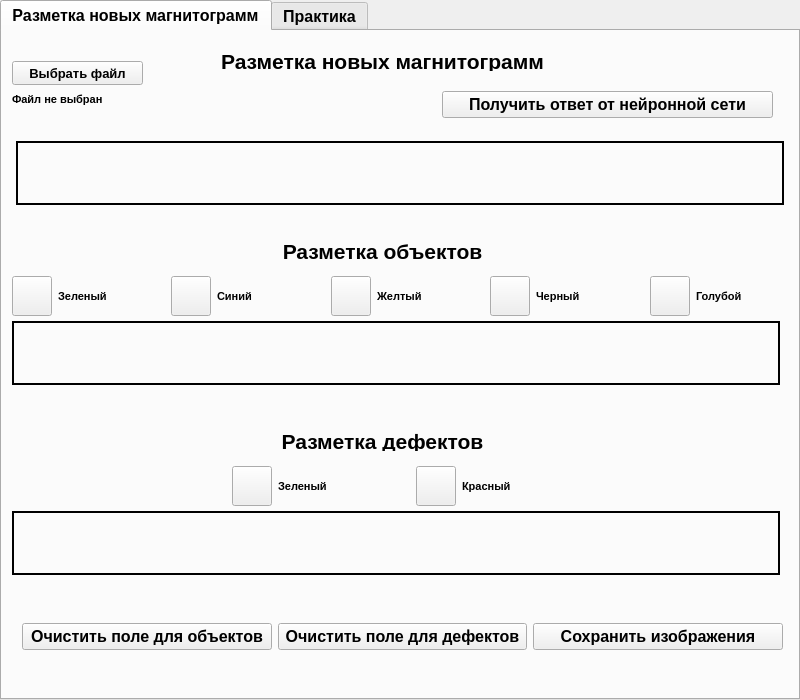
<?xml version="1.0" encoding="UTF-8"?>
<ui version="4.0">
 <class>MainWindow</class>
 <widget class="QMainWindow" name="MainWindow">
  <property name="geometry">
   <rect>
    <x>0</x>
    <y>0</y>
    <width>800</width>
    <height>700</height>
   </rect>
  </property>
  <property name="minimumSize">
   <size>
    <width>800</width>
    <height>700</height>
   </size>
  </property>
  <property name="maximumSize">
   <size>
    <width>800</width>
    <height>700</height>
   </size>
  </property>
  <property name="windowTitle">
   <string>MainWindow</string>
  </property>
  <widget class="QWidget" name="centralwidget">
   <widget class="QTabWidget" name="tabWidget">
    <property name="enabled">
     <bool>true</bool>
    </property>
    <property name="geometry">
     <rect>
      <x>0</x>
      <y>0</y>
      <width>800</width>
      <height>700</height>
     </rect>
    </property>
    <property name="minimumSize">
     <size>
      <width>800</width>
      <height>700</height>
     </size>
    </property>
    <property name="maximumSize">
     <size>
      <width>800</width>
      <height>700</height>
     </size>
    </property>
    <property name="font">
     <font>
      <family>Arial</family>
      <pointsize>12</pointsize>
      <weight>75</weight>
      <bold>true</bold>
     </font>
    </property>
    <property name="currentIndex">
     <number>0</number>
    </property>
    <widget class="QWidget" name="tab">
     <attribute name="title">
      <string>Разметка новых магнитограмм</string>
     </attribute>
     <widget class="QLabel" name="label">
      <property name="geometry">
       <rect>
        <x>160</x>
        <y>20</y>
        <width>441</width>
        <height>20</height>
       </rect>
      </property>
      <property name="font">
       <font>
        <pointsize>16</pointsize>
       </font>
      </property>
      <property name="text">
       <string>Разметка новых магнитограмм</string>
      </property>
      <property name="alignment">
       <set>Qt::AlignCenter</set>
      </property>
     </widget>
     <widget class="QPushButton" name="pushButton_30">
      <property name="geometry">
       <rect>
        <x>10</x>
        <y>30</y>
        <width>131</width>
        <height>24</height>
       </rect>
      </property>
      <property name="font">
       <font>
        <family>Arial</family>
        <pointsize>10</pointsize>
        <weight>75</weight>
        <bold>true</bold>
       </font>
      </property>
      <property name="text">
       <string>Выбрать файл</string>
      </property>
     </widget>
     <widget class="QLabel" name="label_82">
      <property name="geometry">
       <rect>
        <x>10</x>
        <y>60</y>
        <width>211</width>
        <height>16</height>
       </rect>
      </property>
      <property name="font">
       <font>
        <family>Arial</family>
        <pointsize>8</pointsize>
        <weight>75</weight>
        <bold>true</bold>
       </font>
      </property>
      <property name="text">
       <string>Файл не выбран</string>
      </property>
     </widget>
     <widget class="QLabel" name="canvas">
      <property name="geometry">
       <rect>
        <x>14</x>
        <y>110</y>
        <width>768</width>
        <height>64</height>
       </rect>
      </property>
      <property name="sizePolicy">
       <sizepolicy hsizetype="MinimumExpanding" vsizetype="MinimumExpanding">
        <horstretch>0</horstretch>
        <verstretch>0</verstretch>
       </sizepolicy>
      </property>
      <property name="frameShape">
       <enum>QFrame::Box</enum>
      </property>
      <property name="lineWidth">
       <number>2</number>
      </property>
      <property name="text">
       <string/>
      </property>
     </widget>
     <widget class="QWidget" name="horizontalLayoutWidget">
      <property name="geometry">
       <rect>
        <x>10</x>
        <y>240</y>
        <width>791</width>
        <height>51</height>
       </rect>
      </property>
      <layout class="QHBoxLayout" name="horizontalLayout">
       <item>
        <widget class="QPushButton" name="colorButton_3">
         <property name="sizePolicy">
          <sizepolicy hsizetype="Fixed" vsizetype="Fixed">
           <horstretch>0</horstretch>
           <verstretch>0</verstretch>
          </sizepolicy>
         </property>
         <property name="minimumSize">
          <size>
           <width>20</width>
           <height>20</height>
          </size>
         </property>
         <property name="maximumSize">
          <size>
           <width>40</width>
           <height>40</height>
          </size>
         </property>
         <property name="styleSheet">
          <string notr="true"/>
         </property>
         <property name="text">
          <string/>
         </property>
        </widget>
       </item>
       <item>
        <widget class="QLabel" name="label_85">
         <property name="font">
          <font>
           <family>Arial</family>
           <pointsize>8</pointsize>
           <weight>75</weight>
           <bold>true</bold>
          </font>
         </property>
         <property name="text">
          <string>Зеленый</string>
         </property>
        </widget>
       </item>
       <item>
        <widget class="QPushButton" name="colorButton_2">
         <property name="sizePolicy">
          <sizepolicy hsizetype="Fixed" vsizetype="Fixed">
           <horstretch>0</horstretch>
           <verstretch>0</verstretch>
          </sizepolicy>
         </property>
         <property name="minimumSize">
          <size>
           <width>20</width>
           <height>20</height>
          </size>
         </property>
         <property name="maximumSize">
          <size>
           <width>40</width>
           <height>40</height>
          </size>
         </property>
         <property name="styleSheet">
          <string notr="true"/>
         </property>
         <property name="text">
          <string/>
         </property>
        </widget>
       </item>
       <item>
        <widget class="QLabel" name="label_84">
         <property name="font">
          <font>
           <family>Arial</family>
           <pointsize>8</pointsize>
           <weight>75</weight>
           <bold>true</bold>
          </font>
         </property>
         <property name="text">
          <string>Синий</string>
         </property>
        </widget>
       </item>
       <item>
        <widget class="QPushButton" name="colorButton_1">
         <property name="sizePolicy">
          <sizepolicy hsizetype="Fixed" vsizetype="Fixed">
           <horstretch>0</horstretch>
           <verstretch>0</verstretch>
          </sizepolicy>
         </property>
         <property name="minimumSize">
          <size>
           <width>20</width>
           <height>20</height>
          </size>
         </property>
         <property name="maximumSize">
          <size>
           <width>40</width>
           <height>40</height>
          </size>
         </property>
         <property name="styleSheet">
          <string notr="true"/>
         </property>
         <property name="text">
          <string/>
         </property>
        </widget>
       </item>
       <item>
        <widget class="QLabel" name="label_83">
         <property name="font">
          <font>
           <family>Arial</family>
           <pointsize>8</pointsize>
           <weight>75</weight>
           <bold>true</bold>
          </font>
         </property>
         <property name="text">
          <string>Желтый</string>
         </property>
        </widget>
       </item>
       <item>
        <widget class="QPushButton" name="colorButton_4">
         <property name="sizePolicy">
          <sizepolicy hsizetype="Fixed" vsizetype="Fixed">
           <horstretch>0</horstretch>
           <verstretch>0</verstretch>
          </sizepolicy>
         </property>
         <property name="minimumSize">
          <size>
           <width>20</width>
           <height>20</height>
          </size>
         </property>
         <property name="maximumSize">
          <size>
           <width>40</width>
           <height>40</height>
          </size>
         </property>
         <property name="styleSheet">
          <string notr="true"/>
         </property>
         <property name="text">
          <string/>
         </property>
        </widget>
       </item>
       <item>
        <widget class="QLabel" name="label_86">
         <property name="font">
          <font>
           <family>Arial</family>
           <pointsize>8</pointsize>
           <weight>75</weight>
           <bold>true</bold>
          </font>
         </property>
         <property name="text">
          <string>Черный</string>
         </property>
        </widget>
       </item>
       <item>
        <widget class="QPushButton" name="colorButton_5">
         <property name="sizePolicy">
          <sizepolicy hsizetype="Fixed" vsizetype="Fixed">
           <horstretch>0</horstretch>
           <verstretch>0</verstretch>
          </sizepolicy>
         </property>
         <property name="minimumSize">
          <size>
           <width>20</width>
           <height>20</height>
          </size>
         </property>
         <property name="maximumSize">
          <size>
           <width>40</width>
           <height>40</height>
          </size>
         </property>
         <property name="styleSheet">
          <string notr="true"/>
         </property>
         <property name="text">
          <string/>
         </property>
        </widget>
       </item>
       <item>
        <widget class="QLabel" name="label_87">
         <property name="font">
          <font>
           <family>Arial</family>
           <pointsize>8</pointsize>
           <weight>75</weight>
           <bold>true</bold>
          </font>
         </property>
         <property name="text">
          <string>Голубой</string>
         </property>
        </widget>
       </item>
      </layout>
     </widget>
     <widget class="QLabel" name="canvas_2">
      <property name="geometry">
       <rect>
        <x>10</x>
        <y>290</y>
        <width>768</width>
        <height>64</height>
       </rect>
      </property>
      <property name="sizePolicy">
       <sizepolicy hsizetype="MinimumExpanding" vsizetype="MinimumExpanding">
        <horstretch>0</horstretch>
        <verstretch>0</verstretch>
       </sizepolicy>
      </property>
      <property name="frameShape">
       <enum>QFrame::Box</enum>
      </property>
      <property name="lineWidth">
       <number>2</number>
      </property>
      <property name="text">
       <string/>
      </property>
     </widget>
     <widget class="QWidget" name="horizontalLayoutWidget_2">
      <property name="geometry">
       <rect>
        <x>230</x>
        <y>430</y>
        <width>361</width>
        <height>51</height>
       </rect>
      </property>
      <layout class="QHBoxLayout" name="horizontalLayout_2">
       <item>
        <widget class="QPushButton" name="colorButton_6">
         <property name="sizePolicy">
          <sizepolicy hsizetype="Fixed" vsizetype="Fixed">
           <horstretch>0</horstretch>
           <verstretch>0</verstretch>
          </sizepolicy>
         </property>
         <property name="minimumSize">
          <size>
           <width>20</width>
           <height>20</height>
          </size>
         </property>
         <property name="maximumSize">
          <size>
           <width>40</width>
           <height>40</height>
          </size>
         </property>
         <property name="styleSheet">
          <string notr="true"/>
         </property>
         <property name="text">
          <string/>
         </property>
        </widget>
       </item>
       <item>
        <widget class="QLabel" name="label_88">
         <property name="font">
          <font>
           <family>Arial</family>
           <pointsize>8</pointsize>
           <weight>75</weight>
           <bold>true</bold>
          </font>
         </property>
         <property name="text">
          <string>Зеленый</string>
         </property>
        </widget>
       </item>
       <item>
        <widget class="QPushButton" name="colorButton_7">
         <property name="sizePolicy">
          <sizepolicy hsizetype="Fixed" vsizetype="Fixed">
           <horstretch>0</horstretch>
           <verstretch>0</verstretch>
          </sizepolicy>
         </property>
         <property name="minimumSize">
          <size>
           <width>20</width>
           <height>20</height>
          </size>
         </property>
         <property name="maximumSize">
          <size>
           <width>40</width>
           <height>40</height>
          </size>
         </property>
         <property name="styleSheet">
          <string notr="true"/>
         </property>
         <property name="text">
          <string/>
         </property>
        </widget>
       </item>
       <item>
        <widget class="QLabel" name="label_89">
         <property name="font">
          <font>
           <family>Arial</family>
           <pointsize>8</pointsize>
           <weight>75</weight>
           <bold>true</bold>
          </font>
         </property>
         <property name="text">
          <string>Красный</string>
         </property>
        </widget>
       </item>
      </layout>
     </widget>
     <widget class="QLabel" name="canvas_3">
      <property name="geometry">
       <rect>
        <x>10</x>
        <y>480</y>
        <width>768</width>
        <height>64</height>
       </rect>
      </property>
      <property name="sizePolicy">
       <sizepolicy hsizetype="MinimumExpanding" vsizetype="MinimumExpanding">
        <horstretch>0</horstretch>
        <verstretch>0</verstretch>
       </sizepolicy>
      </property>
      <property name="frameShape">
       <enum>QFrame::Box</enum>
      </property>
      <property name="lineWidth">
       <number>2</number>
      </property>
      <property name="text">
       <string/>
      </property>
     </widget>
     <widget class="QWidget" name="horizontalLayoutWidget_3">
      <property name="geometry">
       <rect>
        <x>20</x>
        <y>570</y>
        <width>761</width>
        <height>71</height>
       </rect>
      </property>
      <layout class="QHBoxLayout" name="horizontalLayout_3">
       <property name="sizeConstraint">
        <enum>QLayout::SetDefaultConstraint</enum>
       </property>
       <item>
        <widget class="QPushButton" name="pushButton">
         <property name="maximumSize">
          <size>
           <width>16777215</width>
           <height>27</height>
          </size>
         </property>
         <property name="text">
          <string>Очистить поле для объектов</string>
         </property>
        </widget>
       </item>
       <item>
        <widget class="QPushButton" name="pushButton_2">
         <property name="text">
          <string>Очистить поле для дефектов</string>
         </property>
        </widget>
       </item>
       <item>
        <widget class="QPushButton" name="pushButton_3">
         <property name="text">
          <string>Сохранить изображения</string>
         </property>
        </widget>
       </item>
      </layout>
     </widget>
     <widget class="QLabel" name="label_3">
      <property name="geometry">
       <rect>
        <x>160</x>
        <y>210</y>
        <width>441</width>
        <height>20</height>
       </rect>
      </property>
      <property name="font">
       <font>
        <pointsize>16</pointsize>
       </font>
      </property>
      <property name="text">
       <string>Разметка объектов</string>
      </property>
      <property name="alignment">
       <set>Qt::AlignCenter</set>
      </property>
     </widget>
     <widget class="QLabel" name="label_4">
      <property name="geometry">
       <rect>
        <x>160</x>
        <y>400</y>
        <width>441</width>
        <height>20</height>
       </rect>
      </property>
      <property name="font">
       <font>
        <pointsize>16</pointsize>
       </font>
      </property>
      <property name="text">
       <string>Разметка дефектов</string>
      </property>
      <property name="alignment">
       <set>Qt::AlignCenter</set>
      </property>
     </widget>
     <widget class="QPushButton" name="pushButton_4">
      <property name="geometry">
       <rect>
        <x>440</x>
        <y>60</y>
        <width>331</width>
        <height>27</height>
       </rect>
      </property>
      <property name="text">
       <string>Получить ответ от нейронной сети</string>
      </property>
     </widget>
    </widget>
    <widget class="QWidget" name="tab_2">
     <property name="enabled">
      <bool>true</bool>
     </property>
     <attribute name="title">
      <string>Практика</string>
     </attribute>
     <widget class="QLabel" name="label_2">
      <property name="geometry">
       <rect>
        <x>160</x>
        <y>20</y>
        <width>441</width>
        <height>20</height>
       </rect>
      </property>
      <property name="font">
       <font>
        <pointsize>16</pointsize>
       </font>
      </property>
      <property name="text">
       <string>Практика</string>
      </property>
      <property name="alignment">
       <set>Qt::AlignCenter</set>
      </property>
     </widget>
     <widget class="QPushButton" name="pushButton_31">
      <property name="geometry">
       <rect>
        <x>10</x>
        <y>30</y>
        <width>141</width>
        <height>24</height>
       </rect>
      </property>
      <property name="font">
       <font>
        <family>Arial</family>
        <pointsize>10</pointsize>
        <weight>75</weight>
        <bold>true</bold>
       </font>
      </property>
      <property name="text">
       <string>Выбрать задание</string>
      </property>
     </widget>
     <widget class="QLabel" name="label_90">
      <property name="geometry">
       <rect>
        <x>10</x>
        <y>60</y>
        <width>211</width>
        <height>16</height>
       </rect>
      </property>
      <property name="font">
       <font>
        <family>Arial</family>
        <pointsize>8</pointsize>
        <weight>75</weight>
        <bold>true</bold>
       </font>
      </property>
      <property name="text">
       <string>Файл не выбран</string>
      </property>
     </widget>
     <widget class="QLabel" name="canvas_4">
      <property name="geometry">
       <rect>
        <x>10</x>
        <y>290</y>
        <width>768</width>
        <height>64</height>
       </rect>
      </property>
      <property name="sizePolicy">
       <sizepolicy hsizetype="MinimumExpanding" vsizetype="MinimumExpanding">
        <horstretch>0</horstretch>
        <verstretch>0</verstretch>
       </sizepolicy>
      </property>
      <property name="frameShape">
       <enum>QFrame::Box</enum>
      </property>
      <property name="lineWidth">
       <number>2</number>
      </property>
      <property name="text">
       <string/>
      </property>
     </widget>
     <widget class="QLabel" name="label_5">
      <property name="geometry">
       <rect>
        <x>160</x>
        <y>210</y>
        <width>441</width>
        <height>20</height>
       </rect>
      </property>
      <property name="font">
       <font>
        <pointsize>16</pointsize>
       </font>
      </property>
      <property name="text">
       <string>Разметка объектов</string>
      </property>
      <property name="alignment">
       <set>Qt::AlignCenter</set>
      </property>
     </widget>
     <widget class="QWidget" name="horizontalLayoutWidget_4">
      <property name="geometry">
       <rect>
        <x>20</x>
        <y>570</y>
        <width>761</width>
        <height>71</height>
       </rect>
      </property>
      <layout class="QHBoxLayout" name="horizontalLayout_7">
       <property name="sizeConstraint">
        <enum>QLayout::SetDefaultConstraint</enum>
       </property>
       <item>
        <widget class="QPushButton" name="pushButton_8">
         <property name="maximumSize">
          <size>
           <width>16777215</width>
           <height>27</height>
          </size>
         </property>
         <property name="text">
          <string>Очистить поле для объектов</string>
         </property>
        </widget>
       </item>
       <item>
        <widget class="QPushButton" name="pushButton_9">
         <property name="text">
          <string>Очистить поле для дефектов</string>
         </property>
        </widget>
       </item>
       <item>
        <widget class="QPushButton" name="pushButton_10">
         <property name="text">
          <string>Проверить результат</string>
         </property>
        </widget>
       </item>
      </layout>
     </widget>
     <widget class="QLabel" name="canvas_5">
      <property name="geometry">
       <rect>
        <x>10</x>
        <y>480</y>
        <width>768</width>
        <height>64</height>
       </rect>
      </property>
      <property name="sizePolicy">
       <sizepolicy hsizetype="MinimumExpanding" vsizetype="MinimumExpanding">
        <horstretch>0</horstretch>
        <verstretch>0</verstretch>
       </sizepolicy>
      </property>
      <property name="frameShape">
       <enum>QFrame::Box</enum>
      </property>
      <property name="lineWidth">
       <number>2</number>
      </property>
      <property name="text">
       <string/>
      </property>
     </widget>
     <widget class="QPushButton" name="pushButton_11">
      <property name="geometry">
       <rect>
        <x>440</x>
        <y>60</y>
        <width>331</width>
        <height>27</height>
       </rect>
      </property>
      <property name="text">
       <string>Получить ответ от нейронной сети</string>
      </property>
     </widget>
     <widget class="QLabel" name="canvas_6">
      <property name="geometry">
       <rect>
        <x>14</x>
        <y>110</y>
        <width>768</width>
        <height>64</height>
       </rect>
      </property>
      <property name="sizePolicy">
       <sizepolicy hsizetype="MinimumExpanding" vsizetype="MinimumExpanding">
        <horstretch>0</horstretch>
        <verstretch>0</verstretch>
       </sizepolicy>
      </property>
      <property name="frameShape">
       <enum>QFrame::Box</enum>
      </property>
      <property name="lineWidth">
       <number>2</number>
      </property>
      <property name="text">
       <string/>
      </property>
     </widget>
     <widget class="QWidget" name="horizontalLayoutWidget_5">
      <property name="geometry">
       <rect>
        <x>10</x>
        <y>240</y>
        <width>791</width>
        <height>51</height>
       </rect>
      </property>
      <layout class="QHBoxLayout" name="horizontalLayout_8">
       <item>
        <widget class="QPushButton" name="colorButton_15">
         <property name="sizePolicy">
          <sizepolicy hsizetype="Fixed" vsizetype="Fixed">
           <horstretch>0</horstretch>
           <verstretch>0</verstretch>
          </sizepolicy>
         </property>
         <property name="minimumSize">
          <size>
           <width>20</width>
           <height>20</height>
          </size>
         </property>
         <property name="maximumSize">
          <size>
           <width>40</width>
           <height>40</height>
          </size>
         </property>
         <property name="styleSheet">
          <string notr="true"/>
         </property>
         <property name="text">
          <string/>
         </property>
        </widget>
       </item>
       <item>
        <widget class="QLabel" name="label_98">
         <property name="font">
          <font>
           <family>Arial</family>
           <pointsize>8</pointsize>
           <weight>75</weight>
           <bold>true</bold>
          </font>
         </property>
         <property name="text">
          <string>Зеленый</string>
         </property>
        </widget>
       </item>
       <item>
        <widget class="QPushButton" name="colorButton_16">
         <property name="sizePolicy">
          <sizepolicy hsizetype="Fixed" vsizetype="Fixed">
           <horstretch>0</horstretch>
           <verstretch>0</verstretch>
          </sizepolicy>
         </property>
         <property name="minimumSize">
          <size>
           <width>20</width>
           <height>20</height>
          </size>
         </property>
         <property name="maximumSize">
          <size>
           <width>40</width>
           <height>40</height>
          </size>
         </property>
         <property name="styleSheet">
          <string notr="true"/>
         </property>
         <property name="text">
          <string/>
         </property>
        </widget>
       </item>
       <item>
        <widget class="QLabel" name="label_99">
         <property name="font">
          <font>
           <family>Arial</family>
           <pointsize>8</pointsize>
           <weight>75</weight>
           <bold>true</bold>
          </font>
         </property>
         <property name="text">
          <string>Синий</string>
         </property>
        </widget>
       </item>
       <item>
        <widget class="QPushButton" name="colorButton_17">
         <property name="sizePolicy">
          <sizepolicy hsizetype="Fixed" vsizetype="Fixed">
           <horstretch>0</horstretch>
           <verstretch>0</verstretch>
          </sizepolicy>
         </property>
         <property name="minimumSize">
          <size>
           <width>20</width>
           <height>20</height>
          </size>
         </property>
         <property name="maximumSize">
          <size>
           <width>40</width>
           <height>40</height>
          </size>
         </property>
         <property name="styleSheet">
          <string notr="true"/>
         </property>
         <property name="text">
          <string/>
         </property>
        </widget>
       </item>
       <item>
        <widget class="QLabel" name="label_100">
         <property name="font">
          <font>
           <family>Arial</family>
           <pointsize>8</pointsize>
           <weight>75</weight>
           <bold>true</bold>
          </font>
         </property>
         <property name="text">
          <string>Желтый</string>
         </property>
        </widget>
       </item>
       <item>
        <widget class="QPushButton" name="colorButton_18">
         <property name="sizePolicy">
          <sizepolicy hsizetype="Fixed" vsizetype="Fixed">
           <horstretch>0</horstretch>
           <verstretch>0</verstretch>
          </sizepolicy>
         </property>
         <property name="minimumSize">
          <size>
           <width>20</width>
           <height>20</height>
          </size>
         </property>
         <property name="maximumSize">
          <size>
           <width>40</width>
           <height>40</height>
          </size>
         </property>
         <property name="styleSheet">
          <string notr="true"/>
         </property>
         <property name="text">
          <string/>
         </property>
        </widget>
       </item>
       <item>
        <widget class="QLabel" name="label_101">
         <property name="font">
          <font>
           <family>Arial</family>
           <pointsize>8</pointsize>
           <weight>75</weight>
           <bold>true</bold>
          </font>
         </property>
         <property name="text">
          <string>Черный</string>
         </property>
        </widget>
       </item>
       <item>
        <widget class="QPushButton" name="colorButton_19">
         <property name="sizePolicy">
          <sizepolicy hsizetype="Fixed" vsizetype="Fixed">
           <horstretch>0</horstretch>
           <verstretch>0</verstretch>
          </sizepolicy>
         </property>
         <property name="minimumSize">
          <size>
           <width>20</width>
           <height>20</height>
          </size>
         </property>
         <property name="maximumSize">
          <size>
           <width>40</width>
           <height>40</height>
          </size>
         </property>
         <property name="styleSheet">
          <string notr="true"/>
         </property>
         <property name="text">
          <string/>
         </property>
        </widget>
       </item>
       <item>
        <widget class="QLabel" name="label_102">
         <property name="font">
          <font>
           <family>Arial</family>
           <pointsize>8</pointsize>
           <weight>75</weight>
           <bold>true</bold>
          </font>
         </property>
         <property name="text">
          <string>Голубой</string>
         </property>
        </widget>
       </item>
      </layout>
     </widget>
     <widget class="QWidget" name="horizontalLayoutWidget_6">
      <property name="geometry">
       <rect>
        <x>230</x>
        <y>430</y>
        <width>361</width>
        <height>51</height>
       </rect>
      </property>
      <layout class="QHBoxLayout" name="horizontalLayout_9">
       <item>
        <widget class="QPushButton" name="colorButton_20">
         <property name="sizePolicy">
          <sizepolicy hsizetype="Fixed" vsizetype="Fixed">
           <horstretch>0</horstretch>
           <verstretch>0</verstretch>
          </sizepolicy>
         </property>
         <property name="minimumSize">
          <size>
           <width>20</width>
           <height>20</height>
          </size>
         </property>
         <property name="maximumSize">
          <size>
           <width>40</width>
           <height>40</height>
          </size>
         </property>
         <property name="styleSheet">
          <string notr="true"/>
         </property>
         <property name="text">
          <string/>
         </property>
        </widget>
       </item>
       <item>
        <widget class="QLabel" name="label_103">
         <property name="font">
          <font>
           <family>Arial</family>
           <pointsize>8</pointsize>
           <weight>75</weight>
           <bold>true</bold>
          </font>
         </property>
         <property name="text">
          <string>Зеленый</string>
         </property>
        </widget>
       </item>
       <item>
        <widget class="QPushButton" name="colorButton_21">
         <property name="sizePolicy">
          <sizepolicy hsizetype="Fixed" vsizetype="Fixed">
           <horstretch>0</horstretch>
           <verstretch>0</verstretch>
          </sizepolicy>
         </property>
         <property name="minimumSize">
          <size>
           <width>20</width>
           <height>20</height>
          </size>
         </property>
         <property name="maximumSize">
          <size>
           <width>40</width>
           <height>40</height>
          </size>
         </property>
         <property name="styleSheet">
          <string notr="true"/>
         </property>
         <property name="text">
          <string/>
         </property>
        </widget>
       </item>
       <item>
        <widget class="QLabel" name="label_104">
         <property name="font">
          <font>
           <family>Arial</family>
           <pointsize>8</pointsize>
           <weight>75</weight>
           <bold>true</bold>
          </font>
         </property>
         <property name="text">
          <string>Красный</string>
         </property>
        </widget>
       </item>
      </layout>
     </widget>
     <widget class="QLabel" name="label_6">
      <property name="geometry">
       <rect>
        <x>160</x>
        <y>400</y>
        <width>441</width>
        <height>20</height>
       </rect>
      </property>
      <property name="font">
       <font>
        <pointsize>16</pointsize>
       </font>
      </property>
      <property name="text">
       <string>Разметка дефектов</string>
      </property>
      <property name="alignment">
       <set>Qt::AlignCenter</set>
      </property>
     </widget>
    </widget>
   </widget>
  </widget>
 </widget>
 <resources/>
 <connections/>
</ui>
